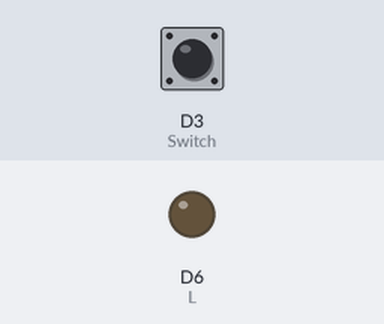
This sketch was run on a simulated ESP8266 (NodeMCU). On the bench: output pins drawn as LEDs (lit = HIGH). Inputs (shaded band) come from the test bench; at power-on: D3 (Switch) HIGH.

Above: at 1.2 s.
1.3 s: D3 (Switch) pulled LOW for 0.15 s
At 1.37 s:
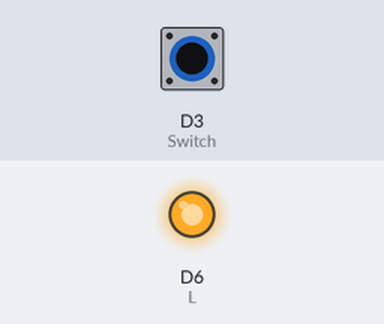
2.9 s: D3 (Switch) pulled LOW for 3.2 s
At 7.3 s:
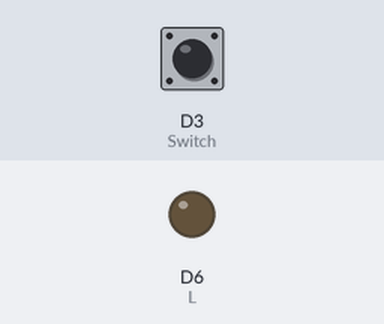
Timing chart, 0 to 8.8 s (numbered marks = the images above; inputs shaded):
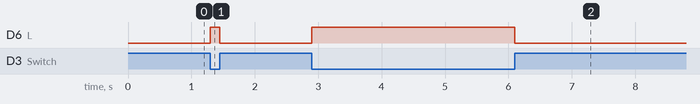

Measured:
- after the input at 1.3 s, D6 (L): LOW → HIGH at once, → LOW 0.15 s later
- after the input at 2.9 s, D6 (L): LOW → HIGH at once, → LOW 3.2 s later

The sketch:

LED_Switch.ino
```cpp
int Switch = D3;
int L = D6;
int Switch1;

void setup() {
  pinMode(L,OUTPUT);
  pinMode(Switch,INPUT_PULLUP);
}
 void loop() {
  Switch1 = digitalRead(Switch);
  if ( Switch1 == LOW)
    digitalWrite(L,HIGH);
  else
    digitalWrite(L,LOW);
 }
```
